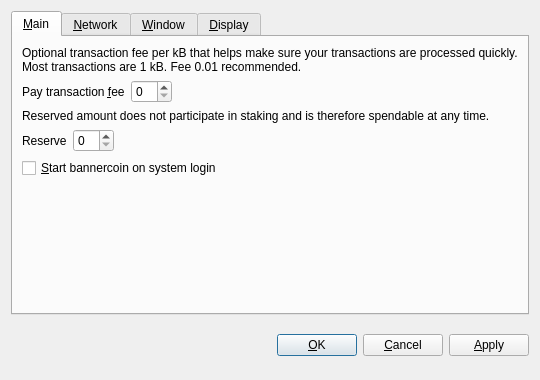
<?xml version="1.0" encoding="UTF-8"?>
<ui version="4.0">
 <class>OptionsDialog</class>
 <widget class="QDialog" name="OptionsDialog">
  <property name="geometry">
   <rect>
    <x>0</x>
    <y>0</y>
    <width>540</width>
    <height>380</height>
   </rect>
  </property>
  <property name="windowTitle">
   <string>Options</string>
  </property>
  <property name="modal">
   <bool>true</bool>
  </property>
  <layout class="QVBoxLayout" name="verticalLayout">
   <item>
    <widget class="QTabWidget" name="tabWidget">
     <property name="tabPosition">
      <enum>QTabWidget::North</enum>
     </property>
     <property name="currentIndex">
      <number>0</number>
     </property>
     <widget class="QWidget" name="tabMain">
      <attribute name="title">
       <string>&amp;Main</string>
      </attribute>
      <layout class="QVBoxLayout" name="verticalLayout_Main">
       <item>
        <widget class="QLabel" name="transactionFeeInfoLabel">
         <property name="text">
          <string>Optional transaction fee per kB that helps make sure your transactions are processed quickly. Most transactions are 1 kB. Fee 0.01 recommended.</string>
         </property>
         <property name="textFormat">
          <enum>Qt::PlainText</enum>
         </property>
         <property name="wordWrap">
          <bool>true</bool>
         </property>
        </widget>
       </item>
       <item>
        <layout class="QHBoxLayout" name="horizontalLayoutFee">
         <item>
          <widget class="QLabel" name="transactionFeeLabel">
           <property name="text">
            <string>Pay transaction &amp;fee</string>
           </property>
           <property name="textFormat">
            <enum>Qt::PlainText</enum>
           </property>
           <property name="buddy">
            <cstring>transactionFee</cstring>
           </property>
          </widget>
         </item>
         <item>
          <widget class="BitcoinAmountField" name="transactionFee"/>
         </item>
         <item>
          <spacer name="horizontalSpacerFee">
           <property name="orientation">
            <enum>Qt::Horizontal</enum>
           </property>
           <property name="sizeHint" stdset="0">
            <size>
             <width>40</width>
             <height>20</height>
            </size>
           </property>
          </spacer>
         </item>
        </layout>
       </item>
       <item>
        <widget class="QLabel" name="reserveBalanceInfoLabel">
         <property name="text">
          <string>Reserved amount does not participate in staking and is therefore spendable at any time.</string>
         </property>
         <property name="textFormat">
          <enum>Qt::PlainText</enum>
         </property>
         <property name="wordWrap">
          <bool>true</bool>
         </property>
        </widget>
       </item>
       <item>
        <layout class="QHBoxLayout" name="horizontalLayoutReserveBalance">
         <item>
          <widget class="QLabel" name="reserveBalanceLabel">
           <property name="text">
            <string>Reserve</string>
           </property>
           <property name="textFormat">
            <enum>Qt::PlainText</enum>
           </property>
           <property name="buddy">
            <cstring>reserveBalance</cstring>
           </property>
          </widget>
         </item>
         <item>
          <widget class="BitcoinAmountField" name="reserveBalance"/>
         </item>
         <item>
          <spacer name="horizontalSpacerReserveBalance">
           <property name="orientation">
            <enum>Qt::Horizontal</enum>
           </property>
           <property name="sizeHint" stdset="0">
            <size>
             <width>40</width>
             <height>20</height>
            </size>
           </property>
          </spacer>
         </item>
        </layout>
       </item>
       <item>
        <widget class="QCheckBox" name="bitcoinAtStartup">
         <property name="toolTip">
          <string>Automatically start bannercoin after logging in to the system.</string>
         </property>
         <property name="text">
          <string>&amp;Start bannercoin on system login</string>
         </property>
        </widget>
       </item>
       <item>
        <spacer name="verticalSpacer_Main">
         <property name="orientation">
          <enum>Qt::Vertical</enum>
         </property>
         <property name="sizeHint" stdset="0">
          <size>
           <width>20</width>
           <height>40</height>
          </size>
         </property>
        </spacer>
       </item>
      </layout>
     </widget>
     <widget class="QWidget" name="tabNetwork">
      <attribute name="title">
       <string>&amp;Network</string>
      </attribute>
      <layout class="QVBoxLayout" name="verticalLayout_Network">
       <item>
        <widget class="QCheckBox" name="mapPortUpnp">
         <property name="toolTip">
          <string>Automatically open the bannercoin client port on the router. This only works when your router supports UPnP and it is enabled.</string>
         </property>
         <property name="text">
          <string>Map port using &amp;UPnP</string>
         </property>
        </widget>
       </item>
       <item>
        <widget class="QCheckBox" name="connectSocks">
         <property name="toolTip">
          <string>Connect to the bannercoin network through a SOCKS proxy (e.g. when connecting through Tor).</string>
         </property>
         <property name="text">
          <string>&amp;Connect through SOCKS proxy:</string>
         </property>
        </widget>
       </item>
       <item>
        <layout class="QHBoxLayout" name="horizontalLayout_Network">
         <item>
          <widget class="QLabel" name="proxyIpLabel">
           <property name="text">
            <string>Proxy &amp;IP:</string>
           </property>
           <property name="textFormat">
            <enum>Qt::PlainText</enum>
           </property>
           <property name="buddy">
            <cstring>proxyIp</cstring>
           </property>
          </widget>
         </item>
         <item>
          <widget class="QValidatedLineEdit" name="proxyIp">
           <property name="maximumSize">
            <size>
             <width>140</width>
             <height>16777215</height>
            </size>
           </property>
           <property name="toolTip">
            <string>IP address of the proxy (e.g. 127.0.0.1)</string>
           </property>
          </widget>
         </item>
         <item>
          <widget class="QLabel" name="proxyPortLabel">
           <property name="text">
            <string>&amp;Port:</string>
           </property>
           <property name="textFormat">
            <enum>Qt::PlainText</enum>
           </property>
           <property name="buddy">
            <cstring>proxyPort</cstring>
           </property>
          </widget>
         </item>
         <item>
          <widget class="QLineEdit" name="proxyPort">
           <property name="maximumSize">
            <size>
             <width>55</width>
             <height>16777215</height>
            </size>
           </property>
           <property name="toolTip">
            <string>Port of the proxy (e.g. 9050)</string>
           </property>
          </widget>
         </item>
         <item>
          <widget class="QLabel" name="socksVersionLabel">
           <property name="text">
            <string>SOCKS &amp;Version:</string>
           </property>
           <property name="textFormat">
            <enum>Qt::PlainText</enum>
           </property>
           <property name="buddy">
            <cstring>socksVersion</cstring>
           </property>
          </widget>
         </item>
         <item>
          <widget class="QValueComboBox" name="socksVersion">
           <property name="toolTip">
            <string>SOCKS version of the proxy (e.g. 5)</string>
           </property>
          </widget>
         </item>
         <item>
          <spacer name="horizontalSpacer_Network">
           <property name="orientation">
            <enum>Qt::Horizontal</enum>
           </property>
           <property name="sizeHint" stdset="0">
            <size>
             <width>40</width>
             <height>20</height>
            </size>
           </property>
          </spacer>
         </item>
        </layout>
       </item>
       <item>
        <spacer name="verticalSpacer_Network">
         <property name="orientation">
          <enum>Qt::Vertical</enum>
         </property>
         <property name="sizeHint" stdset="0">
          <size>
           <width>20</width>
           <height>40</height>
          </size>
         </property>
        </spacer>
       </item>
      </layout>
     </widget>
     <widget class="QWidget" name="tabWindow">
      <attribute name="title">
       <string>&amp;Window</string>
      </attribute>
      <layout class="QVBoxLayout" name="verticalLayout_Window">
       <item>
        <widget class="QCheckBox" name="minimizeToTray">
         <property name="toolTip">
          <string>Show only a tray icon after minimizing the window.</string>
         </property>
         <property name="text">
          <string>&amp;Minimize to the tray instead of the taskbar</string>
         </property>
        </widget>
       </item>
       <item>
        <widget class="QCheckBox" name="minimizeOnClose">
         <property name="toolTip">
          <string>Minimize instead of exit the application when the window is closed. When this option is enabled, the application will be closed only after selecting Quit in the menu.</string>
         </property>
         <property name="text">
          <string>M&amp;inimize on close</string>
         </property>
        </widget>
       </item>
       <item>
        <spacer name="verticalSpacer_Window">
         <property name="orientation">
          <enum>Qt::Vertical</enum>
         </property>
         <property name="sizeHint" stdset="0">
          <size>
           <width>20</width>
           <height>40</height>
          </size>
         </property>
        </spacer>
       </item>
      </layout>
     </widget>
     <widget class="QWidget" name="tabDisplay">
      <attribute name="title">
       <string>&amp;Display</string>
      </attribute>
      <layout class="QVBoxLayout" name="verticalLayout_Display">
       <item>
        <layout class="QHBoxLayout" name="horizontalLayout_1_Display">
         <item>
          <widget class="QLabel" name="langLabel">
           <property name="text">
            <string>User Interface &amp;language:</string>
           </property>
           <property name="textFormat">
            <enum>Qt::PlainText</enum>
           </property>
           <property name="buddy">
            <cstring>lang</cstring>
           </property>
          </widget>
         </item>
         <item>
          <widget class="QValueComboBox" name="lang">
           <property name="toolTip">
            <string>The user interface language can be set here. This setting will take effect after restarting bannercoin.</string>
           </property>
          </widget>
         </item>
        </layout>
       </item>
       <item>
        <layout class="QHBoxLayout" name="horizontalLayout_2_Display">
         <item>
          <widget class="QLabel" name="unitLabel">
           <property name="text">
            <string>&amp;Unit to show amounts in:</string>
           </property>
           <property name="textFormat">
            <enum>Qt::PlainText</enum>
           </property>
           <property name="buddy">
            <cstring>unit</cstring>
           </property>
          </widget>
         </item>
         <item>
          <widget class="QValueComboBox" name="unit">
           <property name="toolTip">
            <string>Choose the default subdivision unit to show in the interface and when sending coins.</string>
           </property>
          </widget>
         </item>
        </layout>
       </item>
       <item>
        <widget class="QCheckBox" name="displayAddresses">
         <property name="toolTip">
          <string>Whether to show bannercoin addresses in the transaction list or not.</string>
         </property>
         <property name="text">
          <string>&amp;Display addresses in transaction list</string>
         </property>
        </widget>
       </item>
       <item>
        <widget class="QCheckBox" name="coinControlFeatures">
         <property name="toolTip">
          <string>Whether to show coin control features or not.</string>
         </property>
         <property name="text">
          <string>Display coin &amp;control features (experts only!)</string>
         </property>
        </widget>
       </item>
       <item>
        <spacer name="verticalSpacer_Display">
         <property name="orientation">
          <enum>Qt::Vertical</enum>
         </property>
         <property name="sizeHint" stdset="0">
          <size>
           <width>20</width>
           <height>40</height>
          </size>
         </property>
        </spacer>
       </item>
      </layout>
     </widget>
    </widget>
   </item>
   <item>
    <layout class="QHBoxLayout" name="horizontalLayout_Buttons">
     <item>
      <spacer name="horizontalSpacer_1">
       <property name="orientation">
        <enum>Qt::Horizontal</enum>
       </property>
       <property name="sizeHint" stdset="0">
        <size>
         <width>40</width>
         <height>48</height>
        </size>
       </property>
      </spacer>
     </item>
     <item>
      <widget class="QLabel" name="statusLabel">
       <property name="font">
        <font>
         <weight>75</weight>
         <bold>true</bold>
        </font>
       </property>
       <property name="text">
        <string/>
       </property>
       <property name="textFormat">
        <enum>Qt::PlainText</enum>
       </property>
       <property name="wordWrap">
        <bool>true</bool>
       </property>
      </widget>
     </item>
     <item>
      <spacer name="horizontalSpacer_2">
       <property name="orientation">
        <enum>Qt::Horizontal</enum>
       </property>
       <property name="sizeHint" stdset="0">
        <size>
         <width>40</width>
         <height>48</height>
        </size>
       </property>
      </spacer>
     </item>
     <item>
      <widget class="QPushButton" name="okButton">
       <property name="text">
        <string>&amp;OK</string>
       </property>
      </widget>
     </item>
     <item>
      <widget class="QPushButton" name="cancelButton">
       <property name="text">
        <string>&amp;Cancel</string>
       </property>
       <property name="autoDefault">
        <bool>false</bool>
       </property>
      </widget>
     </item>
     <item>
      <widget class="QPushButton" name="applyButton">
       <property name="text">
        <string>&amp;Apply</string>
       </property>
       <property name="autoDefault">
        <bool>false</bool>
       </property>
      </widget>
     </item>
    </layout>
   </item>
  </layout>
 </widget>
 <customwidgets>
  <customwidget>
   <class>BitcoinAmountField</class>
   <extends>QSpinBox</extends>
   <header>bitcoinamountfield.h</header>
  </customwidget>
  <customwidget>
   <class>QValueComboBox</class>
   <extends>QComboBox</extends>
   <header>qvaluecombobox.h</header>
  </customwidget>
  <customwidget>
   <class>QValidatedLineEdit</class>
   <extends>QLineEdit</extends>
   <header>qvalidatedlineedit.h</header>
  </customwidget>
 </customwidgets>
 <resources/>
 <connections/>
</ui>
